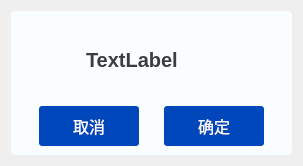
<?xml version="1.0" encoding="UTF-8"?>
<ui version="4.0">
 <class>FormMsgBox</class>
 <widget class="QWidget" name="FormMsgBox">
  <property name="geometry">
   <rect>
    <x>0</x>
    <y>0</y>
    <width>303</width>
    <height>166</height>
   </rect>
  </property>
  <property name="windowTitle">
   <string>Form</string>
  </property>
  <layout class="QGridLayout" name="gridLayout">
   <item row="0" column="0">
    <widget class="QWidget" name="widget" native="true">
     <property name="styleSheet">
      <string notr="true">background-color: rgb(250, 253, 255);
border-radius: 4px;</string>
     </property>
     <layout class="QVBoxLayout" name="verticalLayout">
      <item>
       <layout class="QHBoxLayout" name="horizontalLayout">
        <item>
         <widget class="QLabel" name="labelIcon">
          <property name="sizePolicy">
           <sizepolicy hsizetype="Fixed" vsizetype="Fixed">
            <horstretch>0</horstretch>
            <verstretch>0</verstretch>
           </sizepolicy>
          </property>
          <property name="minimumSize">
           <size>
            <width>60</width>
            <height>60</height>
           </size>
          </property>
          <property name="maximumSize">
           <size>
            <width>60</width>
            <height>60</height>
           </size>
          </property>
          <property name="styleSheet">
           <string notr="true">.QLabel{
	border-image: url(:/image/images/Icon_doingSuccessed_big.png);
}
.QLabel[enabled=&quot;false&quot;]{
	border-image: url(:/image/images/Icon_doingFailed_big.png);
}</string>
          </property>
          <property name="text">
           <string/>
          </property>
         </widget>
        </item>
        <item>
         <widget class="QLabel" name="labelInfo">
          <property name="minimumSize">
           <size>
            <width>50</width>
            <height>50</height>
           </size>
          </property>
          <property name="styleSheet">
           <string notr="true">font-size: 20px;
font-weight: 500;
color: #3D3D3D;</string>
          </property>
          <property name="text">
           <string>TextLabel</string>
          </property>
          <property name="alignment">
           <set>Qt::AlignLeading|Qt::AlignLeft|Qt::AlignVCenter</set>
          </property>
          <property name="wordWrap">
           <bool>true</bool>
          </property>
         </widget>
        </item>
       </layout>
      </item>
      <item>
       <layout class="QHBoxLayout" name="horizontalLayout_2">
        <item>
         <widget class="QPushButton" name="btnCancel">
          <property name="sizePolicy">
           <sizepolicy hsizetype="Fixed" vsizetype="Fixed">
            <horstretch>0</horstretch>
            <verstretch>0</verstretch>
           </sizepolicy>
          </property>
          <property name="minimumSize">
           <size>
            <width>100</width>
            <height>40</height>
           </size>
          </property>
          <property name="maximumSize">
           <size>
            <width>100</width>
            <height>40</height>
           </size>
          </property>
          <property name="styleSheet">
           <string notr="true">border-radius: 3px;
opacity: 1;
border:none;
background: #0047BB;
color: #FAFDFF;
font-size: 16px;
font-weight: 350;
</string>
          </property>
          <property name="text">
           <string>取消</string>
          </property>
         </widget>
        </item>
        <item>
         <widget class="QPushButton" name="btnOk">
          <property name="sizePolicy">
           <sizepolicy hsizetype="Fixed" vsizetype="Fixed">
            <horstretch>0</horstretch>
            <verstretch>0</verstretch>
           </sizepolicy>
          </property>
          <property name="minimumSize">
           <size>
            <width>100</width>
            <height>40</height>
           </size>
          </property>
          <property name="maximumSize">
           <size>
            <width>100</width>
            <height>40</height>
           </size>
          </property>
          <property name="styleSheet">
           <string notr="true">border-radius: 3px;
opacity: 1;
border:none;
background: #0047BB;
color: #FAFDFF;
font-size: 16px;
font-weight: 350;
</string>
          </property>
          <property name="text">
           <string>确定</string>
          </property>
         </widget>
        </item>
       </layout>
      </item>
     </layout>
    </widget>
   </item>
  </layout>
 </widget>
 <resources/>
 <connections/>
</ui>
